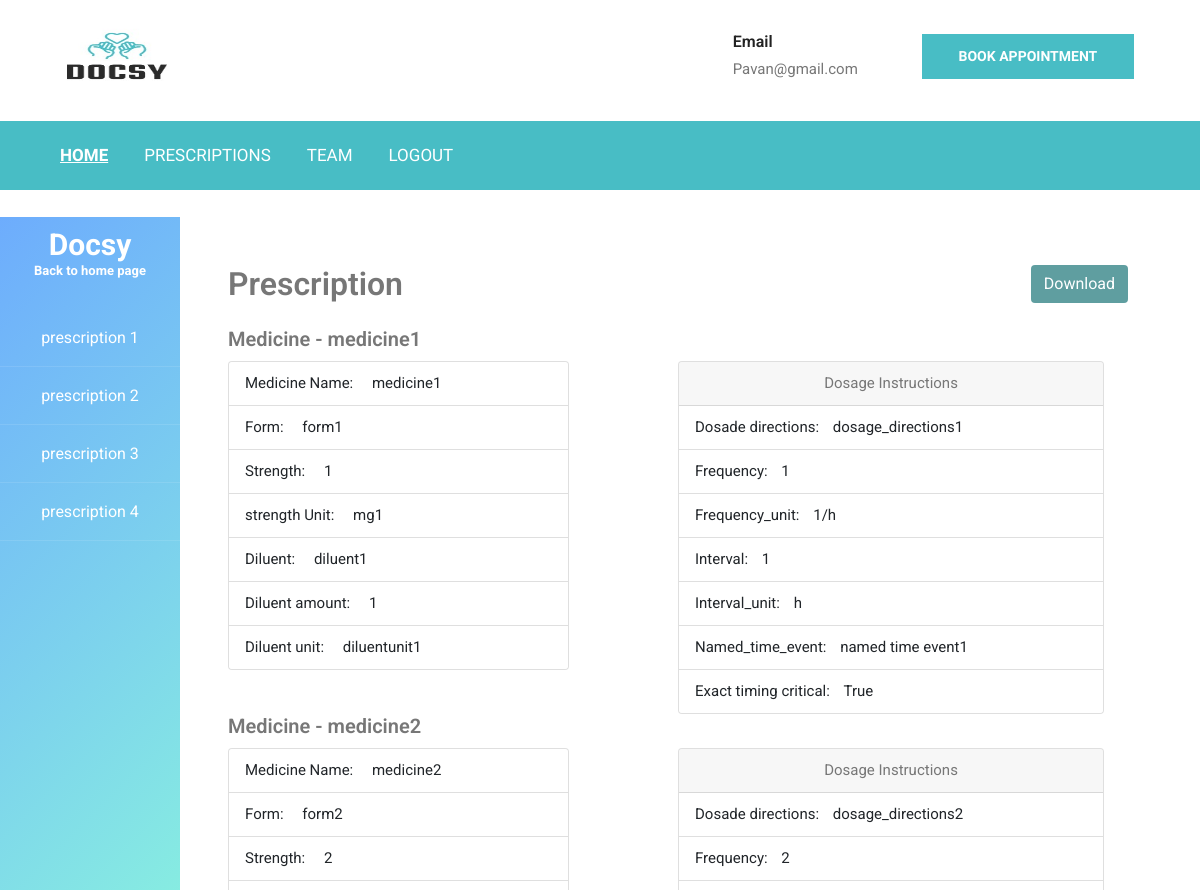
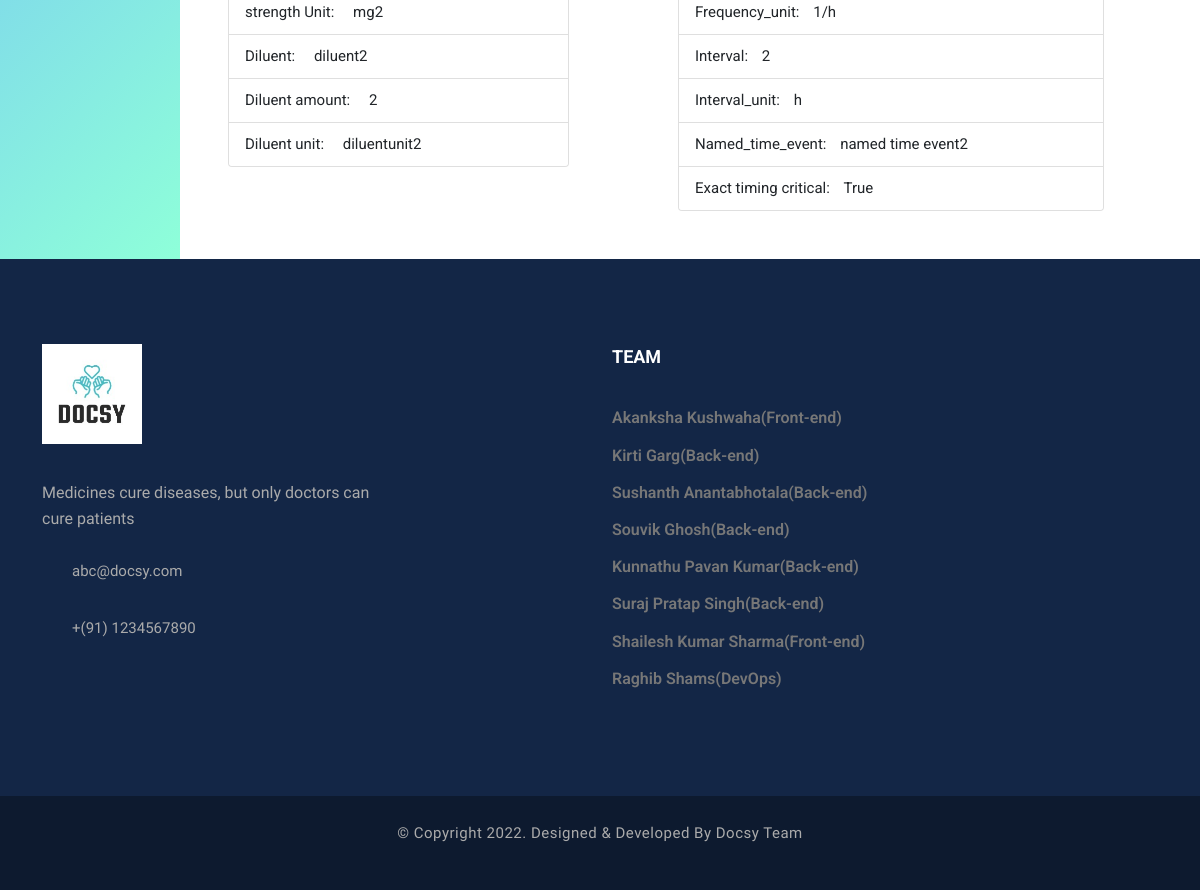
The page /patient/patientPrescription/ (signed in) on the database its author committed (2 pictures, top to bottom).
### receptionist/models.py (models this page shows)
class prescription(models.Model):
    patientId = models.ForeignKey(patient,on_delete=models.CASCADE)
    doctorId = models.ForeignKey(doctor,on_delete=models.CASCADE)
    comment = models.TextField()

class medicines(models.Model):
    prescriptionId = models.ForeignKey(prescription,on_delete=models.CASCADE)
    medicine_name = models.TextField()
    form = models.TextField()
    strength = models.IntegerField(default=0)
    strength_unit = models.TextField()
    diluent = models.TextField()
    diluent_amount = models.IntegerField(default=0)
    diluent_unit = models.TextField()
    dosade_directions = models.TextField()
    frequency = models.IntegerField(default=0)
    frequency_unit = models.TextField()
    interval = models.IntegerField(default=0)
    interval_unit = models.TextField()
    named_time_event = models.TextField()
    exact_timing_critical = models.BooleanField()

### patient/views.py (the view)
# urls.py: path('patientPrescription/',views.patientPrescription,name="patientPrescription"),
def patientPrescription(request):
    if 'patient_id' in request.session:
        patient_id=request.session['patient_id']
        prescription_data = prescription.objects.all().filter(patientId=patient_id).order_by('id')
        if prescription_data:
            prescription_id=prescription_data[0].id
            medicine_data=[]
            medicine_data.append(medicines.objects.filter(prescriptionId=prescription_id))
            return render(request,'patient_prescription.html',{"prescription_data":prescription_data,"medicine_data":medicine_data,"prescription_id":prescription_id})
        else:
            return render(request,'patient_prescription.html',{"prescription_data":prescription_data,"prescription_id":0})
    return render(request,'patient_prescription.html',{"prescription_data":prescription_data,"medicine_data":medicine_data,"prescription_id":prescription_id})

### patient/templates/patient_prescription.html (shortened to what this page needs)
<!doctype html>
<html lang="en">
<head>
    <meta name="viewport" content="width=device-width, initial-scale=1, shrink-to-fit=no"> {% load static %}
    <link href="https://cdn.jsdelivr.net/npm/bootstrap@5.0.2/dist/css/bootstrap.min.css" rel="stylesheet">
    <link rel="stylesheet" href="https://stackpath.bootstrapcdn.com/font-awesome/4.7.0/css/font-awesome.min.css">
    <link rel="stylesheet" href=" {% static 'css/prescription.css' %}">
    <link rel="stylesheet" href="{% static 'css/patienthomestyles.css' %}">
</head>
<body>
    <section class="header-uper">
        <div class="container">
            <div class="row align-items-center">
                <div class="col-xl-5 col-lg-3 mt-3 mb-3">
                    <div class="logo">
                        <a href="{% url 'patientHomePage' %}">
                            <img loading="lazy" src="{% static 'HomePageImages/logo.jpeg' %}" alt="logo" style="height: 80px; width:150px;">
                        </a>
                    </div>
                </div>
                <div class="col-xl-7 col-lg-9">
                    <div class="right-side">
                        <ul class="contact-info pl-0 mb-4 mb-md-0">
                            <li class="item text-left">
                                <strong>Email</strong>
                                <br>
                                <a href="mailto:info@medic.com">
                                    <span>Pavan@gmail.com</span>
                                </a>
                            </li>
                        </ul>
                        <div class="link-btn text-center text-lg-right">
                            <a href="{% url 'patientAppointment'   %}" class="btn-style-one"> Book Appointment</a></br>
                        </div>
                    </div>
                </div>
            </div>
        </div>
    </section>
    <nav class="navbar navbar-expand-lg navbar-dark">
        <div class="container">
            <div class="collapse navbar-collapse" id="navbarLinks">
                <ul class="navbar-nav">
                    <li class="nav-item active">
                        <a class="nav-link" href="{% url 'patientHomePage' %}">Home</a>
                    </li>
                    <li class="nav-item @@about">
                        {% if prescription_id %}
                        <a class="nav-link" href="{% url 'patientPrescription' %}">Prescriptions</a> {% else %}
                        <a class="nav-link" onclick="prescriptionErrorMessage()">Prescriptions</a> {% endif %}
                    </li>
                    <li class="nav-item @@team">
                        <a class="nav-link" href="#footer">Team</a>
                    </li>
                    <li class="nav-item  @@contact">
                        <a class="nav-link" href="{% url 'patientlogout'   %}">Logout</a>
                    </li>
                </ul>
            </div>
        </div>
    </nav>
    <br>
    <div id="main" class="wrapper ">
        <nav id="sidebar" class="order-first .flex-shrink-1 text-center">
            <div class="">
                <h1><a href="{% url 'patientHomePage'  %}" class="logo">Docsy<span>Back to home page</span></a></h1>
                <ul class="list-unstyled components mb-5">
                    {% for i in prescription_data %}
                    <li class="active">
                        <a href="{% url 'patientprescription' i.id %}">prescription {{ forloop.counter }}</a>
                    </li>
                    {% endfor %}
                </ul>
            </div>
        </nav>
        <div class="canvas_div_pdf">
            <div id="content" class="p-10 p-md-5 pt-5 w-100" style="width: 90%;">
                <div class="row" style="width: 100%;">
                    <h2 class="mb-4">Prescription
                        <button class="btn" style="float:right;background-color:cadetblue; color: white;font-size" onclick="getPDF()">Download</button></h2>
                    {% if prescription_id %} {% for j in medicine_data %} {% for k in j %}
                    <h5>Medicine - {{k.medicine_name}} </h5>
                    <div class="row">
                        <div class="col-lg-6" style="margin-top: 10px;">
                            <div class="card" style="width: 80%;">
                                <ul class="list-group list-group-flush">
                                    <li class="list-group-item">Medicine Name: <span style="margin-left: 15px;"> {{k.medicine_name}}</span></li>
                                    <li class="list-group-item">Form: <span style="margin-left: 15px;"> {{k.form}}</span></li>
                                    <li class="list-group-item">Strength: <span style="margin-left: 15px;"> {{k.strength}}</span></li>
                                    <li class="list-group-item">strength Unit: <span style="margin-left: 15px;"> {{k.strength_unit}}</span></li>
                                    <li class="list-group-item">Diluent: <span style="margin-left: 15px;"> {{k.diluent}}</span></li>
                                    <li class="list-group-item">Diluent amount: <span style="margin-left: 15px;"> {{k.diluent_amount}}</span></li>
                                    <li class="list-group-item">Diluent unit: <span style="margin-left: 15px;"> {{k.diluent_unit}}</span></li>
                                </ul>
                            </div>
                        </div>
                        <div class="col-lg-6" style="margin-top: 10px;">
                            <div class="card" style="width: 100%;">
                                <div class="card-header text-center">
                                    Dosage Instructions
                                </div>
                                <ul class="list-group list-group-flush">
                                    <li class="list-group-item">Dosade directions: <span style="margin-left: 10px;"> {{k.dosade_directions}}</span></li>
                                    <li class="list-group-item">Frequency: <span style="margin-left: 10px;"> {{k.frequency}}</span></li>
                                    <li class="list-group-item">Frequency_unit: <span style="margin-left: 10px;"> {{k.frequency_unit}}</span></li>
                                    <li class="list-group-item">Interval: <span style="margin-left: 10px;"> {{k.interval}}</span></li>
                                    <li class="list-group-item">Interval_unit: <span style="margin-left: 10px;"> {{k.interval_unit}}</span></li>
                                    <li class="list-group-item">Named_time_event: <span style="margin-left: 10px;"> {{k.named_time_event}}</span></li>
                                    <li class="list-group-item">Exact timing critical: <span style="margin-left: 10px;"> {{k.exact_timing_critical}}</span></li>
                                </ul>
                            </div>
                        </div>
                    </div>
                    {% endfor %} {% endfor %} {% endif %}
                    </div>
                </div>
            </div>
        </div>
        <footer class="footer-main" id="footer">
            <div class="footer-top">
                <div class="container">
                    <div class="row justify-content-between">
                        <div class="col-lg-4 mb-5 mb-lg-0">
                            <div class="about-widget">
                                <div class="footer-logo">
                                    <figure>
                                        <a href="{% url 'patientHomePage' %}">
                                            <img loading="lazy" class="img-fluid" src="{% static 'HomePageImages/logo.jpeg' %}" alt="medic" style="width: 100px;">
                                        </a>
                                    </figure>
                                </div>
                                <p style="font-size:16px">Medicines cure diseases, but only doctors can cure patients</p>
                                <ul class="location-link">
                                    <li class="item">
                                        <i class="far fa-envelope" aria-hidden="true"></i>
                                        <a>
                                            <p>abc@docsy.com</p>
                                        </a>
                                    </li>
                                    <li class="item">
                                        <i class="fas fa-phone" aria-hidden="true"></i>
                                        <p>+(91) 1234567890</p>
                                    </li>
                                </ul>
                            </div>
                        </div>
                        <div class="col-lg-6 col-md-5 mb-3 mb-md-0">
                            <h2 style="font-weight: bold;">Team</h2>
                            <ul class="menu-link">
                                <li>
                                    <h6>Akanksha Kushwaha(Front-end)</h6>
                                </li>
                                <li>
                                    <h6>Kirti Garg(Back-end)</h6>
                                </li>
                                <li>
                                    <h6>Sushanth Anantabhotala(Back-end)</h6>
                                </li>
                                <li>
                                    <h6>Souvik Ghosh(Back-end)</h6>
                                </li>
                                <li>
                                    <h6>Kunnathu Pavan Kumar(Back-end)</h6>
                                </li>
                                <li>
                                    <h6>Suraj Pratap Singh(Back-end)</h6>
                                </li>
                                <li>
                                    <h6>Shailesh Kumar Sharma(Front-end)</h6>
                                </li>
                                <li>
                                    <h6>Raghib Shams(DevOps)</h6>
                                </li>
                            </ul>
                        </div>
                    </div>
                </div>
            </div>
            <div class="footer-bottom">
                <div class="container clearfix">
                    <div class="copyright-text">
                        <p>&copy; Copyright 2022. Designed &amp; Developed by <a href="">Docsy Team</a></p>
                    </div>
                </div>
            </div>
        </footer>
</body>
</html>

### static/css/prescription.css (style rules this page uses)
* { box-sizing: border-box; overflow-x: hidden; }
.wrapper { width: 100%; display: flex; }
#sidebar { max-width: 300px; color: #fff; min-width: 15%; -webkit-transition: all 0.3s; -o-transition: all 0.3s; transition: all 0.3s; position: relative; z-index: 0; }
#sidebar:after { position: absolute; top: 0; left: 0; right: 0; bottom: 0; content: ''; background: #2f89fc; background: -moz-linear-gradient(-45deg, #2f89fc 0%, #5effc9 100%); background: -webkit-gradient(left top, right bottom, color-stop(0%, #2f89fc), color-stop(100%, #5effc9)); background: -webkit-linear-gradient(-45deg, #2f89fc 0%, #5effc9 100%); background: -o-linear-gradient(-45deg, #2f89fc 0%, #5effc9 100%); background: -ms-linear-gradient(-45deg, #2f89fc 0%, #5effc9 100%); background: -webkit-linear-gradient(315deg, #2f89fc 0%, #5effc9 100%); background: -o-linear-gradient(315deg, #2f89fc 0%, #5effc9 100%); background: linear-gradient(135deg, #2f89fc 0%, #5effc9 100%); filter: progid:DXImageTransform.Microsoft.gradient( startColorstr='#2f89fc', endColorstr='#5effc9', GradientType=1 ); opacity: .7; z-index: -1; }
#sidebar h1 { margin-bottom: 20px; font-weight: 700; font-size: 30px; }
#sidebar h1 .logo { color: #fff; padding: 10px 30px; display: block; }
#sidebar h1 .logo span { font-size: 13px; color: #fff; display: block; }
#sidebar ul.components { padding: 0; }
#sidebar ul li { font-size: 16px; }
#sidebar ul li a { padding: 15px 30px; display: block; color: rgba(255, 255, 255, 0.9); border-bottom: 1px solid rgba(255, 255, 255, 0.1); }
#sidebar ul li.active > a { background: transparent; color: #fff; }
img { vertical-align: middle; border-style: none; }
.btn { display: inline-block; font-weight: 400; color: #212529; text-align: center; vertical-align: middle; -webkit-user-select: none; -moz-user-select: none; -ms-user-select: none; user-select: none; background-color: transparent; border: 1px solid transparent; padding: 0.375rem 0.75rem; font-size: 1rem; line-height: 1.5; border-radius: 0.25rem; -webkit-transition: color 0.15s ease-in-out, background-color 0.15s ease-in-out, border-color 0.15s ease-in-out, -webkit-box-shadow 0.15s ease-in-out; transition: color 0.15s ease-in-out, background-color 0.15s ease-in-out, border-color 0.15s ease-in-out, -webkit-box-shadow 0.15s ease-in-out; -o-transition: color 0.15s ease-in-out, background-color 0.15s ease-in-out, border-color 0.15s ease-in-out, box-shadow 0.15s ease-in-out; transition: color 0.15s ease-in-out, background-color 0.15s ease-in-out, border-color 0.15s ease-in-out, box-shadow 0.15s ease-in-out; transition: color 0.15s ease-in-out, background-color 0.15s ease-in-out, border-color 0.15s ease-in-out, box-shadow 0.15s ease-in-out, -webkit-box-shadow 0.15s ease-in-out; }
.list-unstyled { padding-left: 0; list-style: none; }
.mb-5, .my-5 { margin-bottom: 3rem !important; }

### rows shown on the page
medicines: medicine_name "medicine1", form "form1", strength "1", strength_unit "mg1", diluent "diluent1", diluent_amount "1", diluent_unit "diluentunit1", dosade_directions "dosage_directions1", frequency "1", frequency_unit "1/h", interval "1", interval_unit "h", named_time_event "named time event1", exact_timing_critical "True"
medicines: medicine_name "medicine2", form "form2", strength "2", strength_unit "mg2", diluent "diluent2", diluent_amount "2", diluent_unit "diluentunit2", dosade_directions "dosage_directions2", frequency "2", frequency_unit "1/h", interval "2", interval_unit "h", named_time_event "named time event2", exact_timing_critical "True"
